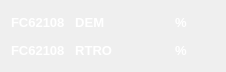
  <widget class="QWidget" name="layoutWidget_8">
   <property name="geometry">
    <rect>
     <x>380</x>
     <y>460</y>
     <width>206</width>
     <height>56</height>
    </rect>
   </property>
   <layout class="QVBoxLayout" name="verticalLayout_2">
    <item>
     <layout class="QHBoxLayout" name="horizontalLayout_3">
      <item>
       <widget class="QLabel" name="Descr_39">
        <property name="font">
         <font>
          <pointsize>10</pointsize>
          <weight>75</weight>
          <bold>true</bold>
         </font>
        </property>
        <property name="layoutDirection">
         <enum>Qt::LeftToRight</enum>
        </property>
        <property name="styleSheet">
         <string notr="true">background-color:none;
color: rgb(255, 255, 255);</string>
        </property>
        <property name="text">
         <string>FC62108   DEM</string>
        </property>
        <property name="alignment">
         <set>Qt::AlignLeading|Qt::AlignLeft|Qt::AlignVCenter</set>
        </property>
       </widget>
      </item>
      <item>
       <widget class="QLabel" name="lb_Lect_FC62108_DEM">
        <property name="minimumSize">
         <size>
          <width>50</width>
          <height>18</height>
         </size>
        </property>
        <property name="maximumSize">
         <size>
          <width>50</width>
          <height>18</height>
         </size>
        </property>
        <property name="font">
         <font>
          <pointsize>10</pointsize>
          <weight>75</weight>
          <bold>true</bold>
         </font>
        </property>
        <property name="layoutDirection">
         <enum>Qt::LeftToRight</enum>
        </property>
        <property name="styleSheet">
         <string notr="true">background-color:none;
color: rgb(255, 255, 255);</string>
        </property>
        <property name="text">
         <string/>
        </property>
        <property name="alignment">
         <set>Qt::AlignRight|Qt::AlignTrailing|Qt::AlignVCenter</set>
        </property>
       </widget>
      </item>
      <item>
       <widget class="QLabel" name="lb_Unit_FC62108">
        <property name="minimumSize">
         <size>
          <width>40</width>
          <height>22</height>
         </size>
        </property>
        <property name="maximumSize">
         <size>
          <width>40</width>
          <height>22</height>
         </size>
        </property>
        <property name="font">
         <font>
          <pointsize>10</pointsize>
          <weight>75</weight>
          <bold>true</bold>
         </font>
        </property>
        <property name="layoutDirection">
         <enum>Qt::LeftToRight</enum>
        </property>
        <property name="styleSheet">
         <string notr="true">background-color:none;
color: rgb(255, 255, 255);</string>
        </property>
        <property name="text">
         <string>%</string>
        </property>
        <property name="alignment">
         <set>Qt::AlignLeading|Qt::AlignLeft|Qt::AlignVCenter</set>
        </property>
       </widget>
      </item>
     </layout>
    </item>
    <item>
     <layout class="QHBoxLayout" name="horizontalLayout_4">
      <item>
       <widget class="QLabel" name="Descr_40">
        <property name="font">
         <font>
          <pointsize>10</pointsize>
          <weight>75</weight>
          <bold>true</bold>
         </font>
        </property>
        <property name="layoutDirection">
         <enum>Qt::LeftToRight</enum>
        </property>
        <property name="styleSheet">
         <string notr="true">background-color:none;
color: rgb(255, 255, 255);</string>
        </property>
        <property name="text">
         <string>FC62108   RTRO</string>
        </property>
        <property name="alignment">
         <set>Qt::AlignLeading|Qt::AlignLeft|Qt::AlignVCenter</set>
        </property>
       </widget>
      </item>
      <item>
       <widget class="QLabel" name="lb_Lect_FC62108_RTRO">
        <property name="minimumSize">
         <size>
          <width>50</width>
          <height>18</height>
         </size>
        </property>
        <property name="maximumSize">
         <size>
          <width>50</width>
          <height>18</height>
         </size>
        </property>
        <property name="font">
         <font>
          <pointsize>10</pointsize>
          <weight>75</weight>
          <bold>true</bold>
         </font>
        </property>
        <property name="layoutDirection">
         <enum>Qt::LeftToRight</enum>
        </property>
        <property name="styleSheet">
         <string notr="true">background-color:none;
color: rgb(255, 255, 255);</string>
        </property>
        <property name="text">
         <string/>
        </property>
        <property name="alignment">
         <set>Qt::AlignRight|Qt::AlignTrailing|Qt::AlignVCenter</set>
        </property>
       </widget>
      </item>
      <item>
       <widget class="QLabel" name="lb_Unit_FC62108_2">
        <property name="minimumSize">
         <size>
          <width>40</width>
          <height>22</height>
         </size>
        </property>
        <property name="maximumSize">
         <size>
          <width>40</width>
          <height>22</height>
         </size>
        </property>
        <property name="font">
         <font>
          <pointsize>10</pointsize>
          <weight>75</weight>
          <bold>true</bold>
         </font>
        </property>
        <property name="layoutDirection">
         <enum>Qt::LeftToRight</enum>
        </property>
        <property name="styleSheet">
         <string notr="true">background-color:none;
color: rgb(255, 255, 255);</string>
        </property>
        <property name="text">
         <string>%</string>
        </property>
        <property name="alignment">
         <set>Qt::AlignLeading|Qt::AlignLeft|Qt::AlignVCenter</set>
        </property>
       </widget>
      </item>
     </layout>
    </item>
   </layout>
  </widget>
